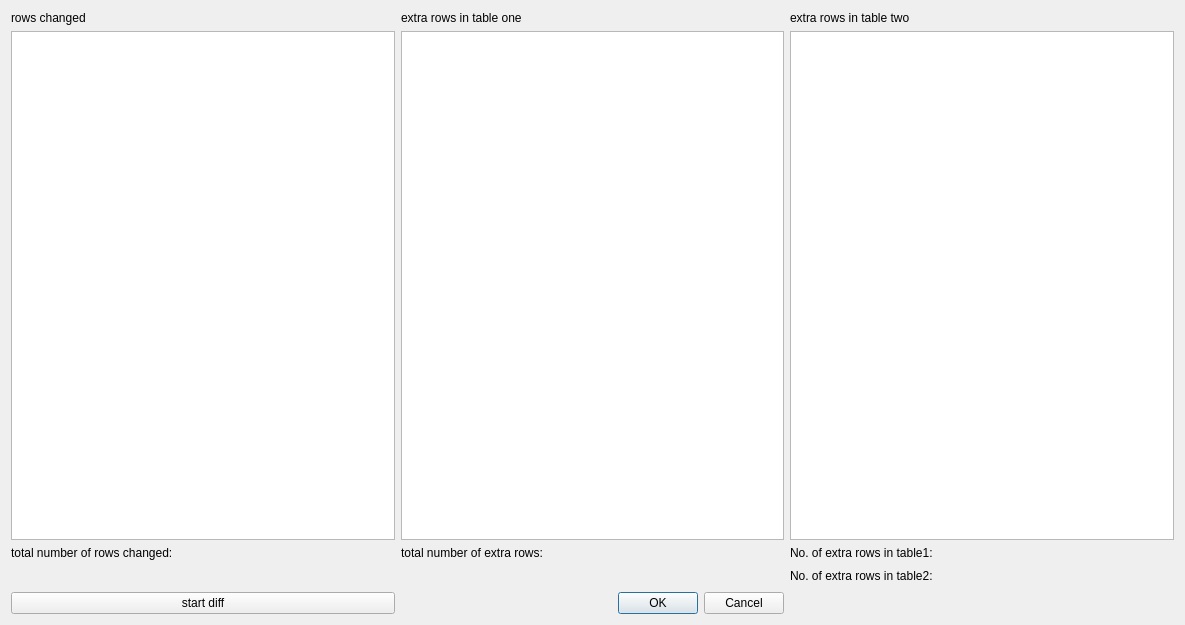
<?xml version="1.0" encoding="UTF-8"?>
<ui version="4.0">
 <class>Results</class>
 <widget class="QDialog" name="Results">
  <property name="geometry">
   <rect>
    <x>0</x>
    <y>0</y>
    <width>1185</width>
    <height>625</height>
   </rect>
  </property>
  <property name="windowTitle">
   <string>Dialog</string>
  </property>
  <layout class="QGridLayout" name="gridLayout">
   <item row="4" column="1">
    <spacer name="horizontalSpacer">
     <property name="orientation">
      <enum>Qt::Horizontal</enum>
     </property>
     <property name="sizeHint" stdset="0">
      <size>
       <width>40</width>
       <height>20</height>
      </size>
     </property>
    </spacer>
   </item>
   <item row="0" column="0">
    <widget class="QLabel" name="label">
     <property name="text">
      <string>rows changed</string>
     </property>
    </widget>
   </item>
   <item row="3" column="1">
    <widget class="QLabel" name="label_4">
     <property name="text">
      <string>total number of extra rows:</string>
     </property>
    </widget>
   </item>
   <item row="2" column="0">
    <widget class="QTableView" name="tableView"/>
   </item>
   <item row="0" column="1">
    <widget class="QLabel" name="label_2">
     <property name="text">
      <string>extra rows in table one</string>
     </property>
    </widget>
   </item>
   <item row="2" column="1">
    <widget class="QTableView" name="tableView_2"/>
   </item>
   <item row="3" column="0">
    <widget class="QLabel" name="label_3">
     <property name="text">
      <string>total number of rows changed:</string>
     </property>
    </widget>
   </item>
   <item row="5" column="1">
    <widget class="QDialogButtonBox" name="buttonBox">
     <property name="orientation">
      <enum>Qt::Horizontal</enum>
     </property>
     <property name="standardButtons">
      <set>QDialogButtonBox::Cancel|QDialogButtonBox::Ok</set>
     </property>
    </widget>
   </item>
   <item row="2" column="2">
    <widget class="QTableView" name="tableView_3"/>
   </item>
   <item row="3" column="2">
    <widget class="QLabel" name="label_5">
     <property name="text">
      <string>No. of extra rows in table1:</string>
     </property>
    </widget>
   </item>
   <item row="4" column="2">
    <widget class="QLabel" name="label_6">
     <property name="text">
      <string>No. of extra rows in table2:</string>
     </property>
    </widget>
   </item>
   <item row="0" column="2">
    <widget class="QLabel" name="label_7">
     <property name="text">
      <string>extra rows in table two</string>
     </property>
    </widget>
   </item>
   <item row="5" column="0">
    <widget class="QPushButton" name="pushButton">
     <property name="text">
      <string>start diff</string>
     </property>
    </widget>
   </item>
  </layout>
 </widget>
 <resources/>
 <connections>
  <connection>
   <sender>buttonBox</sender>
   <signal>accepted()</signal>
   <receiver>Results</receiver>
   <slot>accept()</slot>
   <hints>
    <hint type="sourcelabel">
     <x>248</x>
     <y>254</y>
    </hint>
    <hint type="destinationlabel">
     <x>157</x>
     <y>274</y>
    </hint>
   </hints>
  </connection>
  <connection>
   <sender>buttonBox</sender>
   <signal>rejected()</signal>
   <receiver>Results</receiver>
   <slot>reject()</slot>
   <hints>
    <hint type="sourcelabel">
     <x>316</x>
     <y>260</y>
    </hint>
    <hint type="destinationlabel">
     <x>286</x>
     <y>274</y>
    </hint>
   </hints>
  </connection>
 </connections>
</ui>
